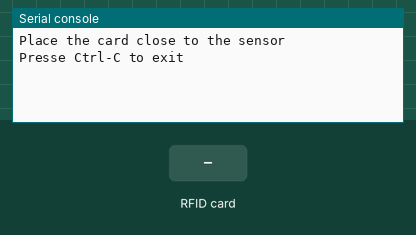
Recording of a program running on a simulated ESP32 board running MicroPython. On the bench: the last lines printed to the serial console. Inputs (shaded band) come from the test bench. The interpreter's speed is modelled, so counts of loop turns are approximate; library files of the repository ran but are not shown: mfrc522.py.

Above: at 1.2 s.
1.3 s: RFID card 3A 3A C7 24 held to the reader
At 2.6 s:
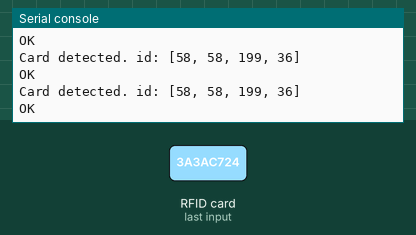
2.8 s: RFID card F9 41 CF 99 held to the reader
At 4.1 s:
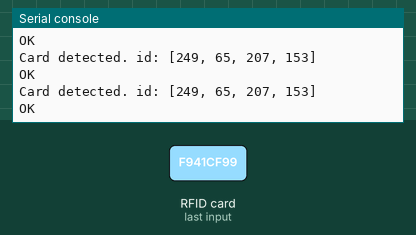
4.3 s: RFID card 5E 7A 19 C4 held to the reader
At 5.8 s:
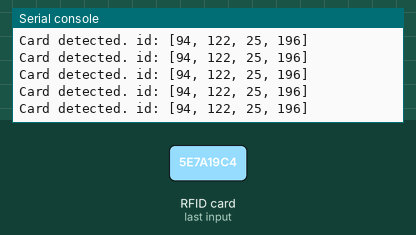
Timing chart, 0 to 7.3 s (numbered marks = the images above; inputs shaded):
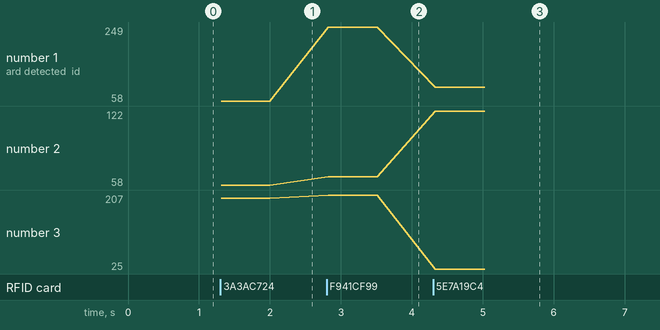

Measured:
- after the input at 1.3 s, the serial console: prints a new line at once (image 1)
- after the input at 2.8 s, the serial console: prints a new line at once (image 2)
- after the input at 4.3 s, the serial console: prints a new line at once (image 3)
- plotted number 1: 58 → 249 after the input at 2.8 s, 249 → 94 after the input at 4.3 s
- plotted number 2: 58 → 65 after the input at 2.8 s, 65 → 122 after the input at 4.3 s
- plotted number 3: 199 → 207 after the input at 2.8 s, 207 → 25 after the input at 4.3 s

The program:

GetID.py
```python
from mfrc522 import MFRC522
from machine import Pin, SPI, reset

spi = SPI(2,baudrate=100000, polarity=0, phase=0, sck=Pin(18, Pin.OUT), mosi=Pin(23, Pin.OUT), miso=Pin(19, Pin.IN))
rdr = MFRC522(spi, cs=Pin(5, Pin.OUT), rst=Pin(22, Pin.OUT))
print("Place the card close to the sensor")
print('Presse Ctrl-C to exit')

ApprovedCardList =  [
                        [58, 58, 199, 36],
                        [249, 65, 207, 153]
                    ]
try:
    while True:
        stat, tag_type = rdr.request(rdr.REQIDL)
        if stat == rdr.OK:
            stat, raw_uid = rdr.anticoll()
            if stat == rdr.OK:
                cardId=[raw_uid[0], raw_uid[1], raw_uid[2], raw_uid[3]]
                print("Card detected. id:",cardId)

                for lst in ApprovedCardList:
                    if lst == cardId:
                        print("OK")

except KeyboardInterrupt:
    print('Ctrl-C pressed...exiting')
    reset()
```
